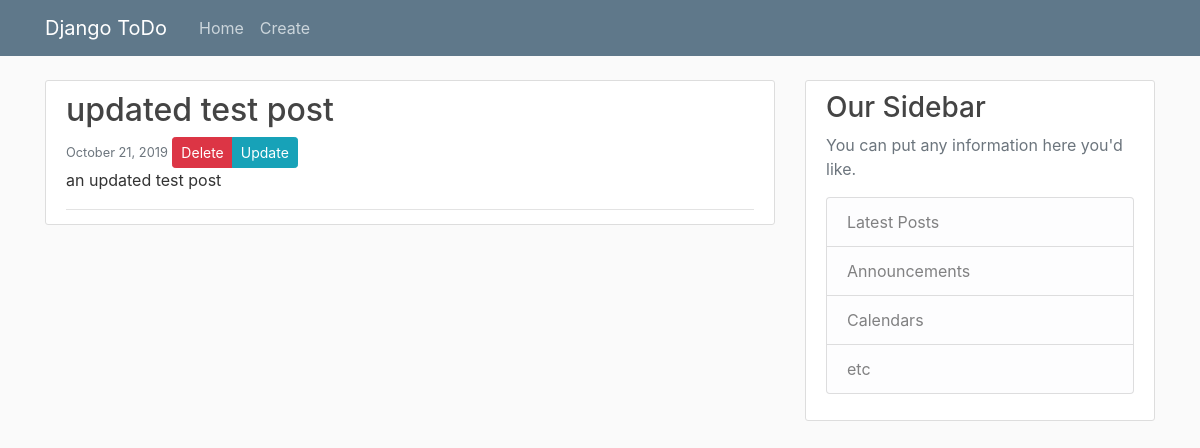
Page /9/ on the committed database.
### main/models.py (models this page shows, shortened)
class ToDoList(models.Model):
    title = models.CharField(max_length=256)
    content = models.TextField()
    post_time = models.DateTimeField(auto_now_add=True)
    completed = models.BooleanField(default=False)

### main/views.py (the view)
# urls.py: path('<int:pk>/', ToDoDetailView.as_view(), name='todo_detail'),
class ToDoDetailView(DetailView):
    model = ToDoList

### main/templates/main/todolist_detail.html
{% extends "main/base.html" %}
{% block content %}
    <artiicle class="media content-section">
        <div class="media-body">
            <div class="article-metadata">
                <h2>{{ object.title }}</h2>
                <small class="text-muted">{{ object.post_time|date:"F d, Y" }}</small>
                <div class="btn-group">
                        <a href="{% url 'todo_delete' object.id%}" class="btn btn-danger btn-sm">Delete</a>
                        <a href="{% url 'todo_update' object.id %}" class="btn btn-info btn-sm">Update</a>
                </div>
                <p class="article-content">{{ object.content }}</p>
            </div>
        </div>
    </artiicle>
{% endblock content %}

### main/static/main/main.css (style rules this page uses)
body { background: #fafafa; color: #333333; margin-top: 5rem; }
h1, h2, h3, h4, h5, h6 { color: #444444; }
.content-section { background: #ffffff; padding: 10px 20px; border: 1px solid #dddddd; border-radius: 3px; margin-bottom: 20px; }
.article-content { white-space: pre-line; }
.article-metadata { padding-bottom: 1px; margin-bottom: 4px; border-bottom: 1px solid #e3e3e3 }

### rows in the picture
ToDoList: title "updated test post", post_time "October 21, 2019", content "an updated test post"
